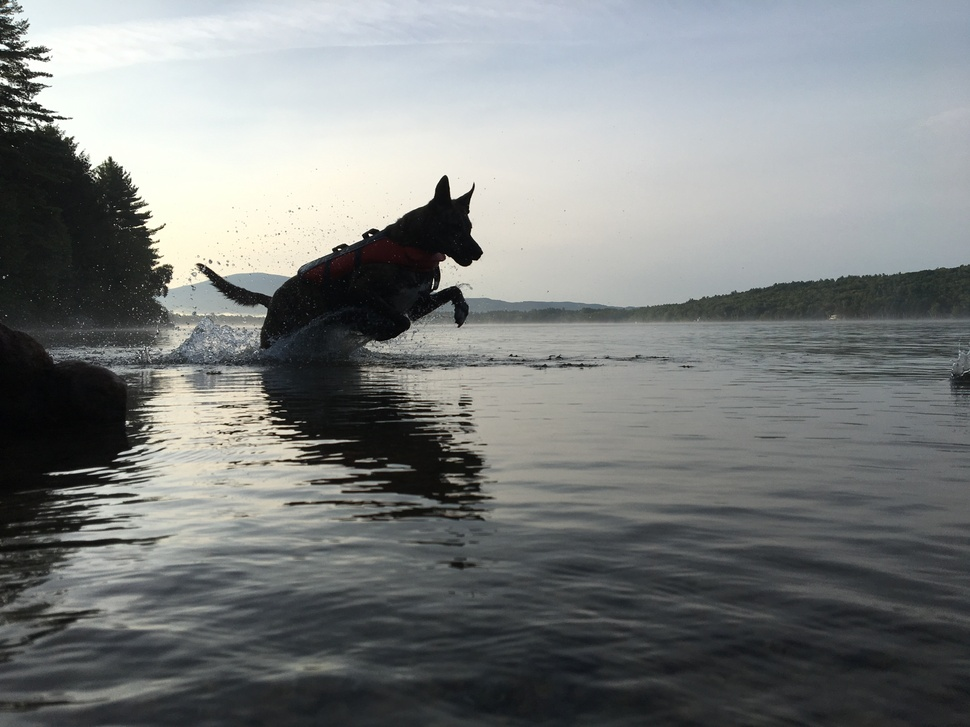
#> input picture 4.JPG, 970 x 727 px, shrunk from 4032 x 3024 before the run, given in place of error.png, which was not available
$ python In_Class_Photo_Filter.py 4.JPG
#> lines starting #> are read from the running program, lines starting #| are printed output that depends on the picture
## In_Class_Photo_Filter
## Honor Code: I have neither given nor recieved any unauthorized aid.
## Sources:
## Figuring out how to load a given image & find pixel values in rgb for an already
## rendered image.
## https://stackoverflow.com/questions/138250/how-can-i-read-the-rgb-value-of-a-given-pixel-in-python
## November 12, 2018
## Add a filter/effect to a photo of the user's choosing.

import sys
import os
import colorsys
from random import randint
from PIL import Image

os.system("open ~/Users/eilidh/Desktop/OneDrive\ Files/Documents\ \&\ Powerpoints/School/Twelfth\ Grade\;\ Choate/Computer\ Science/error.png")

## Initialize variables
imageName = sys.argv[1]
otherImage = Image.open('error.png')
#> otherImage is the input picture: PIL image 970x727 RGB; mean R, G, B 123.8, 127.1, 126.8
image = Image.open(imageName)
width, height = image.size
#> width = 970; height = 727

## Show the image!
print("\n\n\n\nGet ready to corrupt!\n\n\n\n\n")
image.show()

## Muckin' about
for y in range(height):
	for x in range(width):
		colors = image.getpixel((x, y))
		r, g, b = colors
		## This forms grayscale
		#r = b
		#g = r
		#b = g
		if (g >= 150):
			r = (r ** 2) % 255
			g = r
			b = g
		if (r >= 150 ):
			g = r
		if (r >= 200):
			r = (r ** 3) % 255
		if (b >= 100):
			b = (b ** 3) % 255
		if (r >= 100):
			r = (r ** 3) % 255
		if (r >= 230) and (b >= 230) and (g >= 230):
			 r = randint(0, 255)
			 b = randint(0, 255)
			 g = randint(0, 255)
		image.putpixel((x, y), (r, g, b))
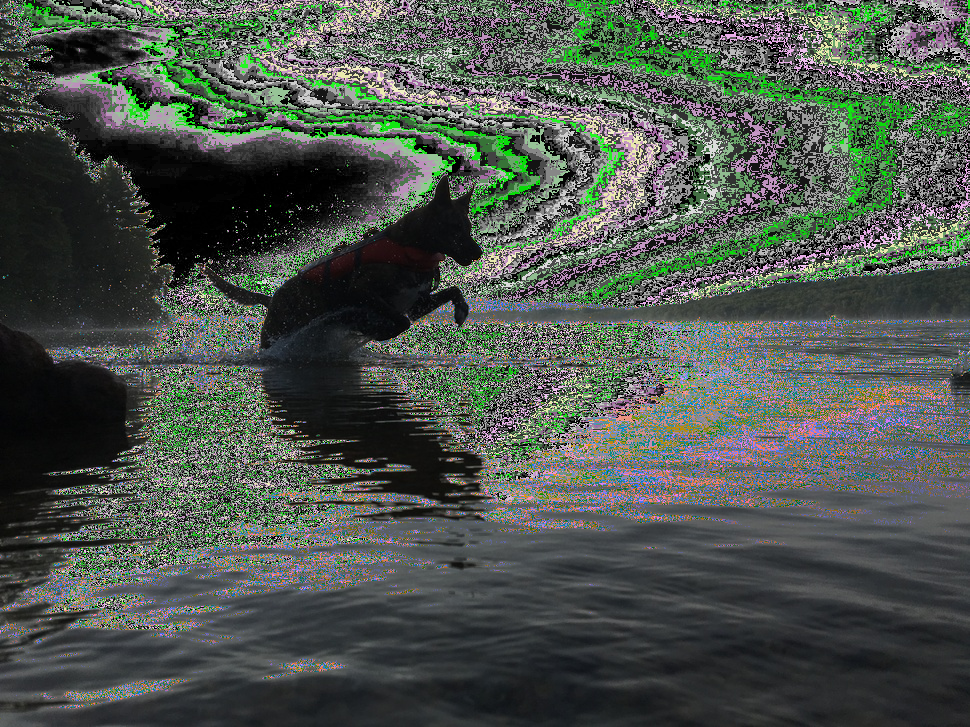
#> image: PIL image 970x727 RGB; mean R, G, B 76.4, 84, 77


image.show()
exit()
#> (the program exits here)

$ run again, on chickens.jpg
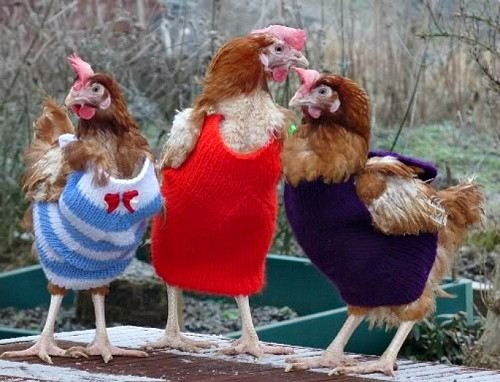
#> input picture chickens.jpg, 500 x 382 px, given in place of error.png, which was not available
#> otherImage is the input picture: PIL image 500x382 RGB; mean R, G, B 121.3, 100.9, 102.8
#> after the loop `for y in range(height):`:
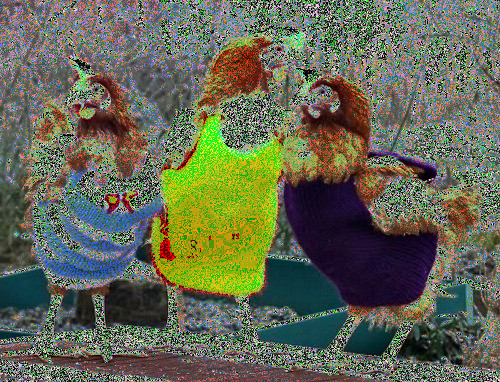
#> image: PIL image 500x382 RGB; mean R, G, B 100.1, 104.2, 84.3

$ run again, on ponies.jpg
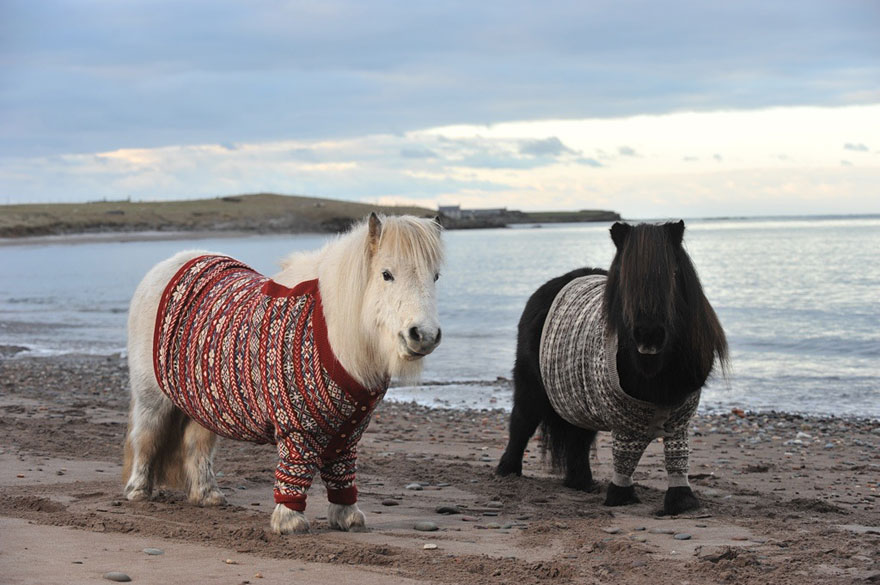
#> input picture ponies.jpg, 880 x 585 px, given in place of error.png, which was not available
#> otherImage is the input picture: PIL image 880x585 RGB; mean R, G, B 148.9, 148.5, 151
#> after the loop `for y in range(height):`:
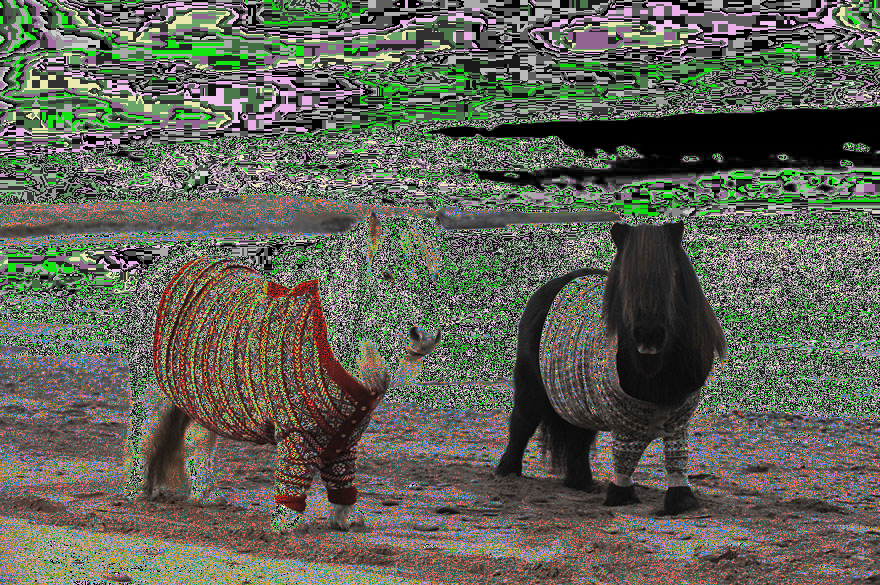
#> image: PIL image 880x585 RGB; mean R, G, B 95.9, 98.6, 86.9
